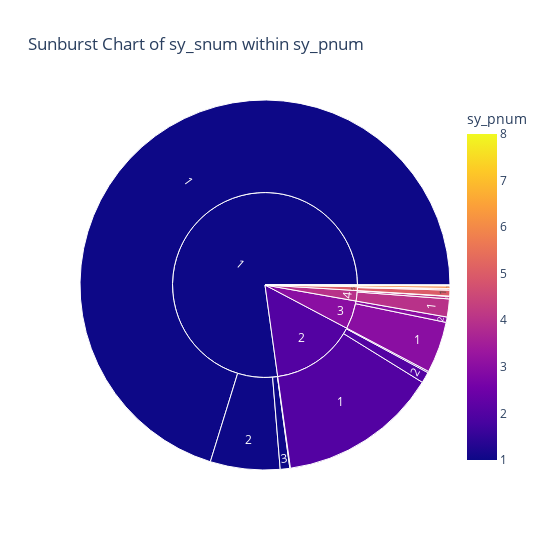

The cell this chart's notebook holds for it:
### Markdown cell above
#### F1) Distribution of planetary systems based on the number of planets and stars they contain and visualize using a sunburst chart.

### Code cell
## F) Understanding the Architecture of exoplanet systems
# F1) Distribution of planetary systems based on the number of planets and stars they contain and visualize using a sunburst chart.

import plotly.express as px
import pandas as pd
import matplotlib.pyplot as plt 

systems = df.groupby('hostname')['pl_name'].count()
systems_df = df[['hostname', 'sy_pnum', 'sy_snum']].drop_duplicates()
print("G1) The total number of distinct systems found are:-",df['hostname'].nunique())

discovery_methods = df[['hostname', 'discoverymethod']].drop_duplicates(subset='hostname')

# Merge discovery methods into system data
systems_with_methods = systems_df.merge(discovery_methods, on='hostname', how='left')

# View result
print(systems_with_methods.head())

# Group the data to get counts (or you can use actual values if you have them)
data = systems_df.groupby(['sy_pnum', 'sy_snum']).size().reset_index(name='value')
#print(data)
print(df[df['sy_snum'] == 4]['sy_pnum'].value_counts())

fig = px.sunburst(
    data,
    path=['sy_pnum','sy_snum'],  # Use actual column names
    values='value',
    title='Sunburst Chart of sy_snum within sy_pnum',
    color='sy_pnum',
    color_discrete_sequence=px.colors.sequential.Viridis
)
fig.update_layout(
    width=550,
    height=550
)
fig.show()

print(f"""INTERPRETATION :- There are {df['hostname'].nunique()} systems found till now. Out of it, mojority systems have a sinlge star and single planet.The planet 
number in systems range from 1 to 8 in which most have Solitary star.""")

### Figure 1 — Plotly figure (JSON) as saved in the notebook; plotly's stock layout.template omitted (floating-point values rounded to 4 significant figures)
{"data": [{"branchvalues": "total", "customdata": [[1], [2], [3], [4], [5], [6], [7], [8], [1], [2], [3], [4], [5], [6], [1], [2], [4], [5], [1], [1], [2], [3], [4], [5], [6], [7], [8]], "domain": {"x": [0, 1], "y": [0, 1]}, "hovertemplate": "labels=%{label}<br>value=%{value}<br>parent=%{parent}<br>id=%{id}<br>sy_pnum=%{color}<extra></extra>", "ids": ["1/1", "2/1", "3/1", "4/1", "5/1", "6/1", "7/1", "8/1", "1/2", "2/2", "3/2", "4/2", "5/2", "6/2", "1/3", "2/3", "4/3", "5/3", "1/4", "1", "2", "3", "4", "5", "6", "7", "8"], "labels": ["1", "1", "1", "1", "1", "1", "1", "1", "2", "2", "2", "2", "2", "2", "3", "3", "3", "3", "4", "1", "2", "3", "4", "5", "6", "7", "8"], "marker": {"coloraxis": "coloraxis", "colors": [1, 2, 3, 4, 5, 6, 7, 8, 1, 2, 3, 4, 5, 6, 1, 2, 4, 5, 1, 1, 2, 3, 4, 5, 6, 7, 8]}, "name": "", "parents": ["1", "2", "3", "4", "5", "6", "7", "8", "1", "2", "3", "4", "5", "6", "1", "2", "4", "5", "1", "", "", "", "", "", "", "", ""], "type": "sunburst", "values": [2861, 570, 183, 64, 21, 9, 1, 1, 248, 39, 19, 9, 4, 1, 34, 5, 1, 2, 2, 3145, 614, 202, 74, 27, 10, 1, 1]}], "layout": {"coloraxis": {"colorbar": {"title": {"text": "sy_pnum"}}, "colorscale": [[0, "#0d0887"], [0.1111, "#46039f"], [0.2222, "#7201a8"], [0.3333, "#9c179e"], [0.4444, "#bd3786"], [0.5556, "#d8576b"], [0.6667, "#ed7953"], [0.7778, "#fb9f3a"], [0.8889, "#fdca26"], [1, "#f0f921"]]}, "height": 550, "legend": {"tracegroupgap": 0}, "sunburstcolorway": ["#440154", "#482878", "#3e4989", "#31688e", "#26828e", "#1f9e89", "#35b779", "#6ece58", "#b5de2b", "#fde725"], "title": {"text": "Sunburst Chart of sy_snum within sy_pnum"}, "width": 550}}
